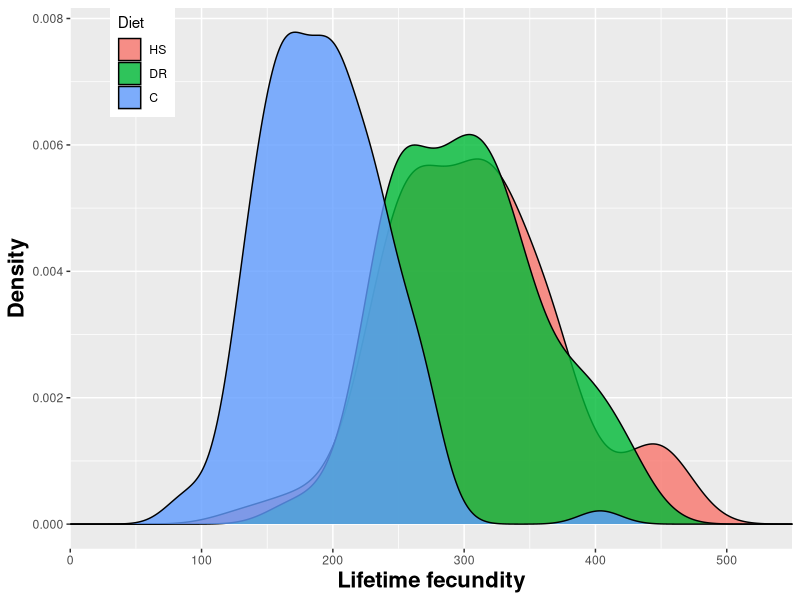
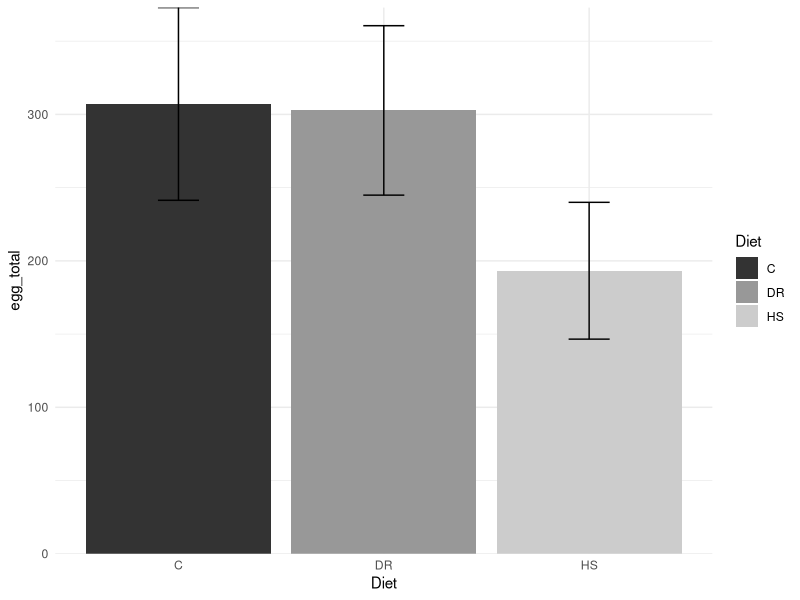
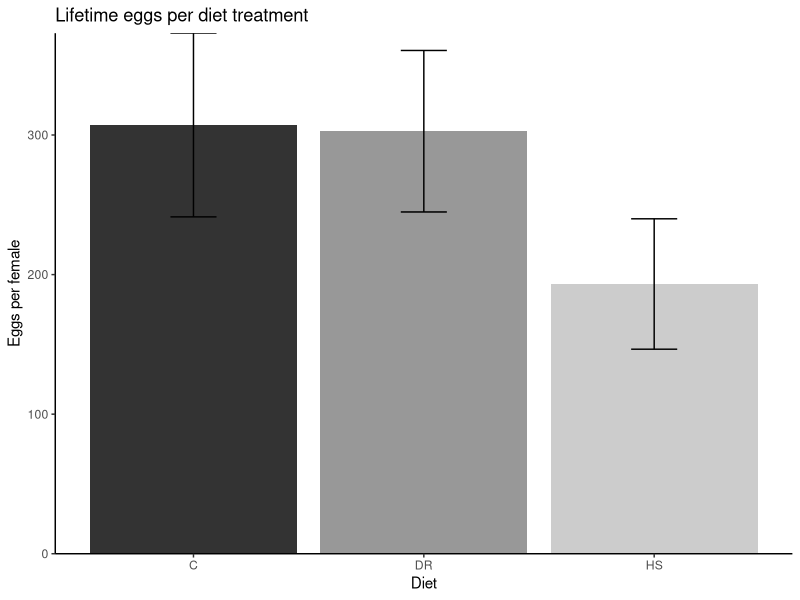
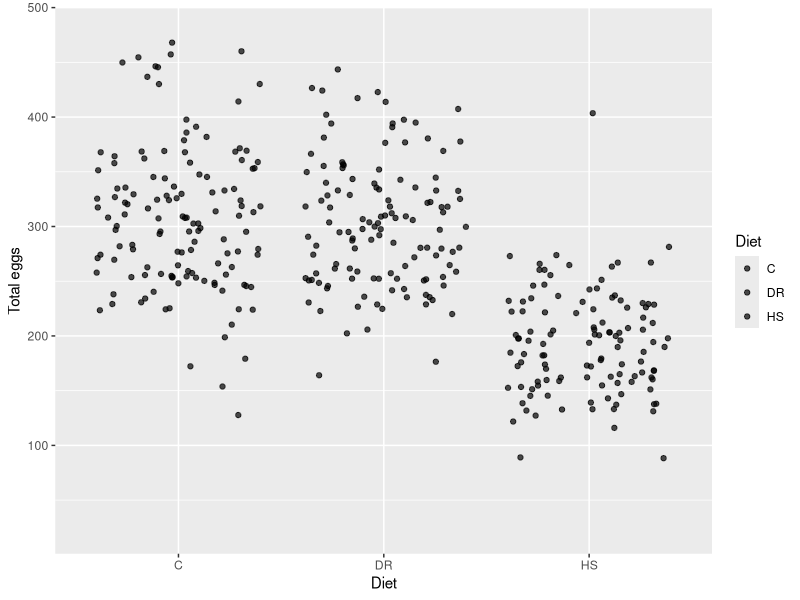
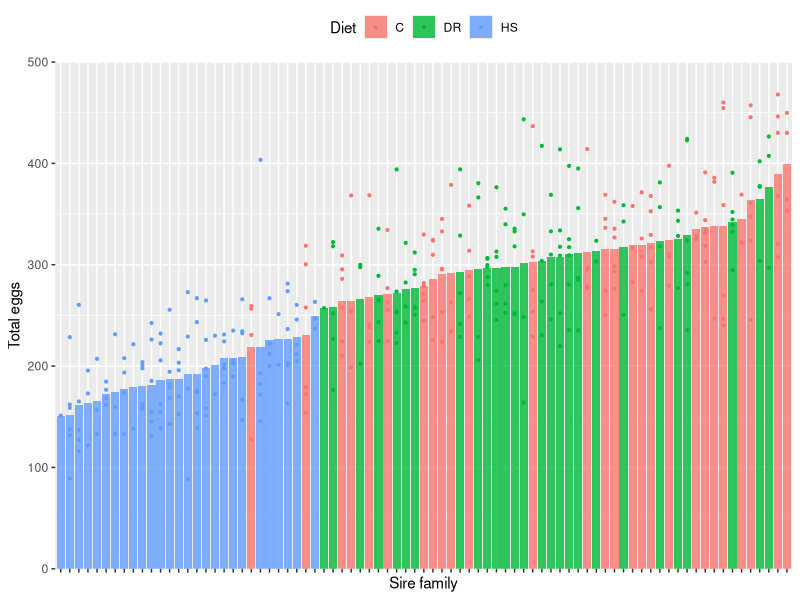
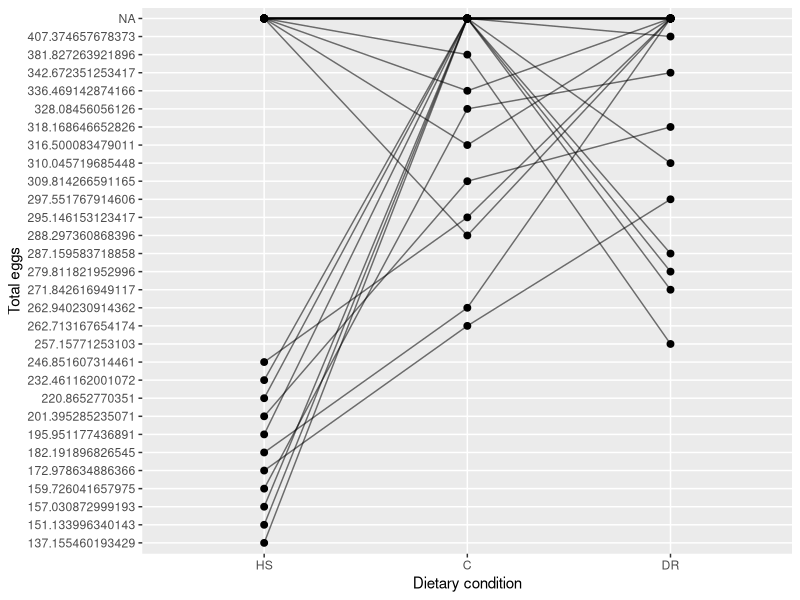
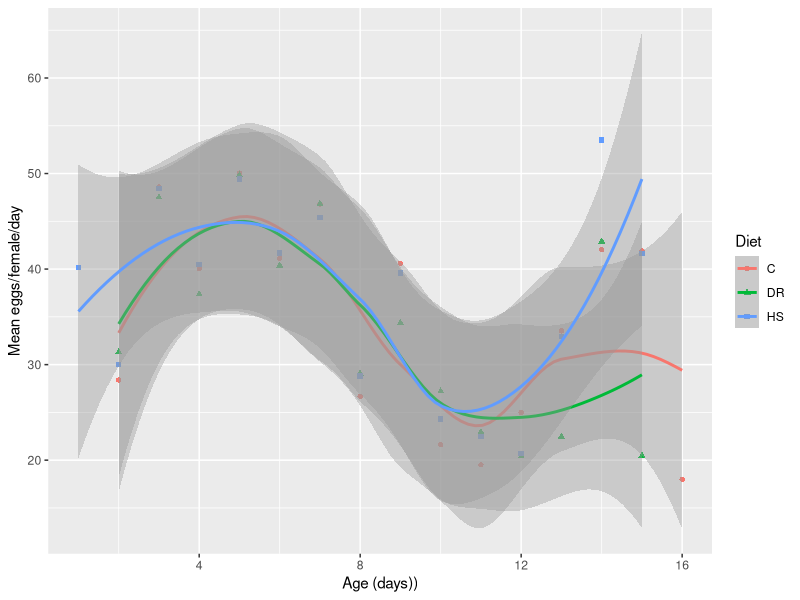
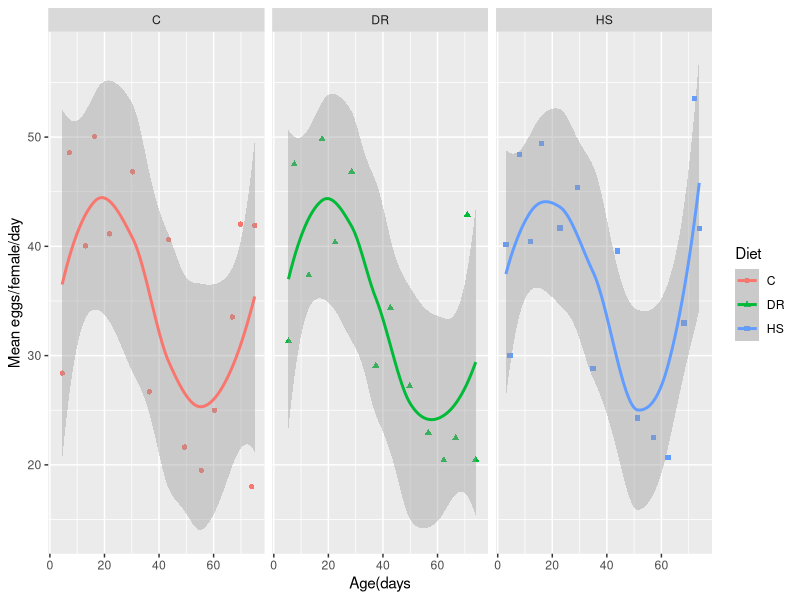

These charts were generated, in order, by the following R code:
## ---- chunk 1
# data : a data frame
# varname : name of column to be summarized
# groupnames : vector of grouping variables

data_summary <- function(data, varname, groupnames){
  summary_func <- function(x, col){
    c(mean = mean(x[[col]], na.rm=TRUE),
      sd = sd(x[[col]], na.rm=TRUE))
  }
  data_sum <- data %>%
    group_by(groupnames) %>% 
    summarize(summary_func(., varname))
  data_sum <- rename(data_sum, c("mean" = varname))
 return(data_sum)
}
## ---- chunk 2
library(tidyverse) 
library(cowplot)
## ---- chunk 3
h2fec_phenotype <- read.table('../../Data/Processed/eggs_per_vial.txt',
                     sep = "\t", header = TRUE,
                     stringsAsFactors = FALSE)

h2fec_phenotype <- as_tibble(h2fec_phenotype)
h2fec_phenotype <- dplyr::rename(h2fec_phenotype, Diet = treat)
## ---- chunk 4
h2fec_phenotype <- h2fec_phenotype %>%
     mutate(Diet=replace(Diet, Diet=="LY", "DR")) %>%
     mutate(Diet=replace(Diet, Diet=="STD", "C"))

## ---- chunk 5
#pdf("../../Data/Figures/density_all-data_ggpl.pdf",width=6,height=4)
par(mar=c(4.5,4.5,0.5,0.5))
 ggplot(h2fec_phenotype, aes(egg_total, fill = Diet)) + 
  geom_density(alpha = 0.8) +
  #coord_cartesian(xlim=c(0, 1e4), ylim=c(0, 5e4)) + #adjust frame of x-axis
  scale_x_continuous(expand=c(0, 0), limits=c(0, 5.5e2)) + #limit plot area on x-axix
  scale_color_manual(values=c("#CC6666", "#9999CC", "#66CC99")) +
  theme(axis.title = element_text(face="bold", size=16)) +
  xlab("Lifetime fecundity") + ylab("Density") +
  theme(legend.position=c(0.1, 0.9)) +
  scale_fill_discrete(name="Diet", labels=c("HS", "DR", "C")) 
#dev.off()
## ---- chunk 6
# h2fec_sum <- data_summary(h2fec_phenotype, varname="egg_total",
#                     #groupnames=c("supp", "dose")) # if have multiple grouping variables
#                     groupnames="Diet")

h2fec_sum <- h2fec_phenotype %>% 
  group_by(Diet) %>% 
  summarise(egg_total_mean = mean(egg_total, na.rm = TRUE),
            sd = sd(egg_total)) %>% 
  rename(egg_total = egg_total_mean)

# Convert dose to a factor variable
h2fec_sum
## ---- chunk 7
# Standard deviation of the mean as error bar
p <- ggplot(h2fec_sum, aes(x=Diet, y=egg_total, fill=Diet)) + 
    geom_bar(stat="identity", position=position_dodge(), width=0.9) +
    geom_errorbar(aes(ymin=egg_total-sd, ymax=egg_total+sd), width=.2,
                  position=position_dodge(.9)) +
    scale_y_continuous(expand = c(0,0))
  
p + scale_fill_grey() + theme_minimal()

p + labs(title="Lifetime eggs per diet treatment", 
         x="Diet", y = "Eggs per female")+
    scale_fill_grey(guide=FALSE) + 
   #scale_fill_manual(values=c('black','lightgray'))+ # Change color by groups
   theme_classic()

# change plot size

## ---- chunk 8
#dot plot

k6 <- ggplot(data=h2fec_phenotype, aes(x=Diet, y=egg_total, fill=Diet)) + #group-sire_trt
  #geom_point(pch=21) +
  geom_jitter(position = position_jitter(width = 0.4), alpha = 0.7)+
  scale_fill_manual(values=c("#999999", "#E69F00", "#56B4E9"))+
  scale_y_continuous(expand = c(0,0)) +
  xlab("Diet") + ylab("Total eggs") 
k6 +   expand_limits(y = c(1, 5e2)) 

t <- subset(h2fec_phenotype, h2fec_phenotype$Diet=="HS")
which.max(t$egg_total)
t[68,] # S45D134_a_HS has egg_total = 404
# problem image is IMG_5571.JPG set 2016-03-05 flip 2016-05-24 age 80, 2 females, 48.5 eggs per female

kn <- h2fec_phenotype

## ---- chunk 9
# new grouping variable
h2fec_phenotype <- unite(h2fec_phenotype, "sire_Diet", sireid, Diet, sep = "_", remove=FALSE)  

#h2fec_phenotype <- select(h2fec_phenotype, sire_Diet, Diet, egg_total)

## ---- chunk 10

#with(h2fec_phenotype, reorder(sire_Diet, egg_total)) 
#pdf("../../Data/Figures/fecundity_family.pdf",width=6,height=4)
par(mar=c(4.5,4.5,0.5,0.5))

#ascending order
p <- ggplot(h2fec_phenotype, aes(x= reorder(sire_Diet, egg_total), y=egg_total, fill=Diet)) +

#descending order
#ggplot(h2fec_phenotype, aes(x= reorder(sire_Diet, -egg_total), y=egg_total, fill=Diet)) + 
  
  theme(axis.text.x = element_blank(), legend.position = 'top') +
    stat_summary(fun.y = mean,
               position = position_dodge(width = 0.9),
               geom = "bar", alpha=0.8) +
  xlab("Sire family") + ylab("Total eggs") +
  scale_y_continuous(expand = c(0,0))+
  #scale_fill_discrete(name="Diet")+
  #guides(fill=guide_legend(title="Diet")) +
geom_point(aes(color=Diet), position = position_dodge(width = 0.9),size=0.75) 

p +   expand_limits(y = c(1, 5e2)) 
#tt + guides(fill=guide_legend(title="Diet"))

#dev.off()
## ---- chunk 11
# prep each treatment into its own column

#pull HS and compute median
HS <- subset(h2fec_phenotype, Diet == "HS")
hs_trim <- cbind.data.frame(HS$sireid, HS$egg_total)
hs_med <- aggregate(. ~ HS$sireid, data=hs_trim, FUN=median)
hs_med[,2] <- NULL
colnames(hs_med) <- c("sireid","eggs")
hs_med$diet<-"HS"

#pull LY and compute median
DR <- subset(h2fec_phenotype, Diet == "DR")
dr_trim <- cbind.data.frame(DR$sireid, DR$egg_total)
dr_med <- aggregate(. ~ DR$sireid, data=dr_trim, FUN=median)
dr_med[,2] <- NULL
colnames(dr_med) <- c("sireid","eggs")
dr_med$diet<-"DR"

#pull STD and compute median
C <- subset(h2fec_phenotype, Diet == "C")
c_trim <- cbind.data.frame(C$sireid, C$egg_total)
c_med <- aggregate(. ~ C$sireid, data=c_trim, FUN=median)
c_med[,2] <- NULL
colnames(c_med) <- c("sireid","eggs")
c_med$diet<-"C"
## ---- chunk 12
B <- rbind(hs_med, c_med, dr_med)
#B<-B[!(B$sireid=="S39"),]
#attach a column of diet to each data frame before joining; use that as fill

#reorder x-axis (ggplot default is alphabetical)
B$diet <- as.character(B$diet) #turn diet col into a char vector
B$diet <- factor(B$diet, levels=unique(B$diet)) #back to ordered factor
#save(B, file = "/Users/ngomae/Documents/H2_Analysis/h2lifespan/Evo17_Portland/h2reacts.Rda")
## ---- chunk 13
#pdf("../../Data/Figures/h2life_reaction_norms.pdf",width=6,height=4)
par(mar=c(4.5,4.5,0.5,0.5))
ggplot(B, aes(x = B$diet, y = B$eggs)) +
  geom_point(size = 2)+
  geom_line(aes(group = paste(sireid), alpha = 0.2)) +
  xlab("Dietary condition") + ylab("Total eggs") +
  theme(legend.position="none") +
  scale_fill_discrete(name="Diet", labels=c("HS", "DR", "C"))
  
  #expand_limits(x = "diet") + scale_x_continuous(expand = c(0, 0))
  #expand_limits(x = 0, y = 0)
  #expand_limits(y = c(0, 4.5e2))
  

#dev.off()
## ---- chunk 14
AA <- read.table('../../Data/Processed/eggs_per_female.txt',
                     sep = "\t", header = TRUE,
                     stringsAsFactors = FALSE)

AA <- AA %>%
   select(flipDate,id,fID,treat,age,sireid,damid,n_females,eggs_per_female)
#AA
AA <- as_tibble(AA)
## ---- chunk 15
AA <- AA %>%
  rename(Diet = treat) %>%
  mutate(Diet=replace(Diet, Diet=="LY", "DR")) %>%
  mutate(Diet=replace(Diet, Diet=="STD", "C"))
#AA
## ---- chunk 16
AA$flipDate <- as.Date(AA$flipDate)

AA <- AA[!is.na(AA$eggs_per_female), ]

A1 <- aggregate(AA["eggs_per_female"], by=AA["flipDate"], sum)

# a new grouping variable
AA <- unite(AA, "sire_trt", sireid, Diet, sep = "_", remove=FALSE)
A2 <- aggregate(AA["eggs_per_female"], by=AA["sire_trt"], sum)

## ---- chunk 17
#head(AA)

AB <- as.data.frame(AA)
AB$flipDate <- as.Date(AB$flipDate)

AB$julian_date <- julian(AB$flipDate)
#head(AB)

# sort by julian date
AB <- AB[order(AB$julian_date),] 

AB.c <- transform(AB, Time_Week=match(julian_date, unique(julian_date)))
all.equal(AB,AB.c)

## ---- chunk 18

A3 <- AB.c %>%
   select(Time_Week,age, Diet,eggs_per_female)

A3$Diet <- as.character(AA$Diet)

A3 <- aggregate(.~Time_Week+Diet, A3, mean)

k <- ggplot(A3, aes(x=Time_Week, y=eggs_per_female))+
  geom_line(aes(color=Diet)) +
  xlab("Age (days))") + ylab("Mean eggs/female/day")
#k

k1 <- ggplot(A3, aes(x=Time_Week, y=eggs_per_female, color=Diet))+
  geom_point(aes(shape=Diet))+
  xlab("Age (days))") + ylab("Mean eggs/female/day")

# local polynomial regression
k1 + geom_smooth(method="loess") #try "lm"

# facet

k2 <- ggplot(A3, aes(x=age, y=eggs_per_female, color=Diet))+
  geom_point(aes(shape=Diet)) +  geom_smooth(method="loess") +
  xlab("Age(days") + ylab("Mean eggs/female/day")
k2 + facet_grid(. ~ Diet)#facet_grid(Diet~ .) 


k3 <- ggplot(A3, aes(x=age, y=eggs_per_female, color=Diet))+
  geom_point(aes(shape=Diet)) +  geom_smooth(method="loess")+
  xlab("Age (days)") + ylab("Mean eggs/female/day")
k3 + facet_grid(Diet~ .) 

## ---- chunk 19
#pdf("../../Figures/h2_avg_fecundity_per_female_per_day.pdf",width=12,height=4)

lml <- ggplot(data=AB.c, aes(x=age, y=eggs_per_female, color=Diet)) +
geom_point(position = position_jitter(width = .4), alpha = 0.2) +
scale_color_manual(values=c("#999999", "#E69F00", "#56B4E9"))+
xlab("Age (days)") + ylab("Mean eggs/female/day") +
scale_y_continuous(limits = c(-1,100), expand = c(0, 0)) +
geom_smooth(method = "lm", se = TRUE, color="black")+
facet_grid(.~Diet)
lml
#dev.off()
